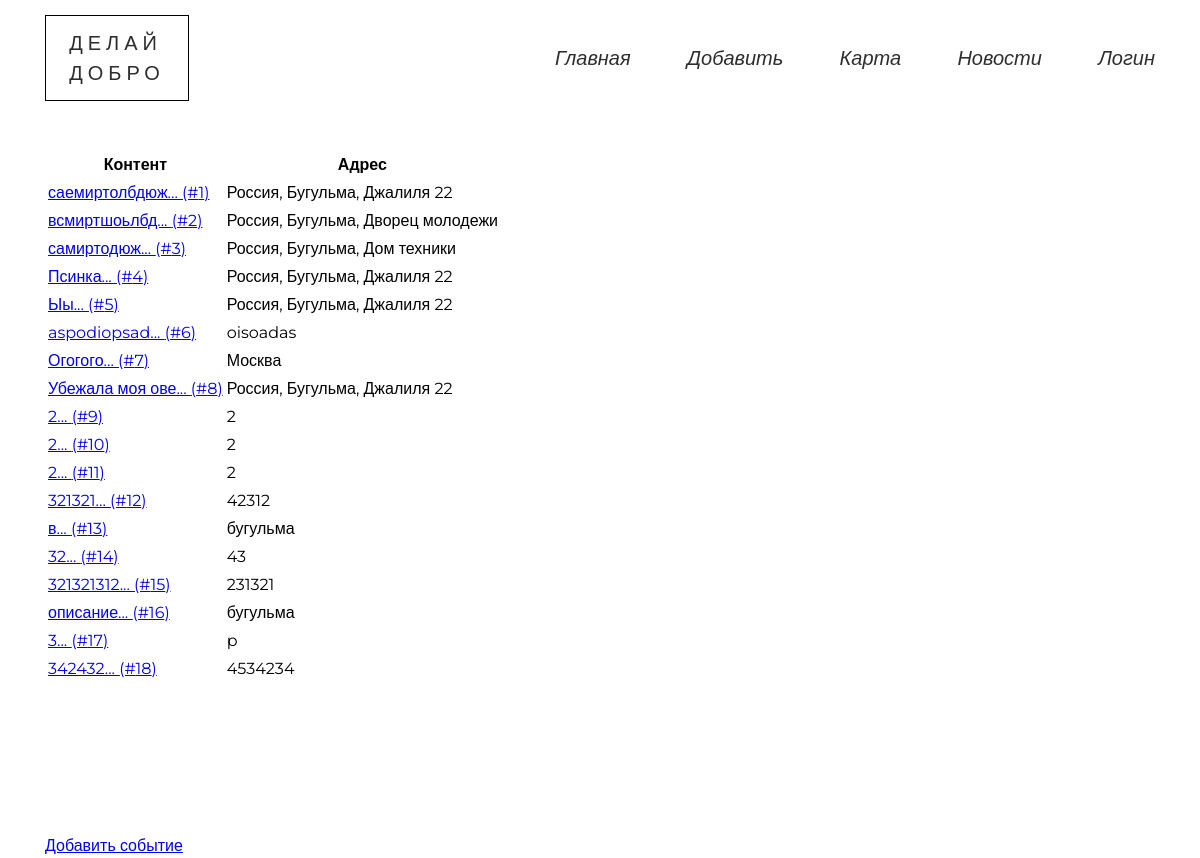
/events/, run on an earlier commit of the app's database.
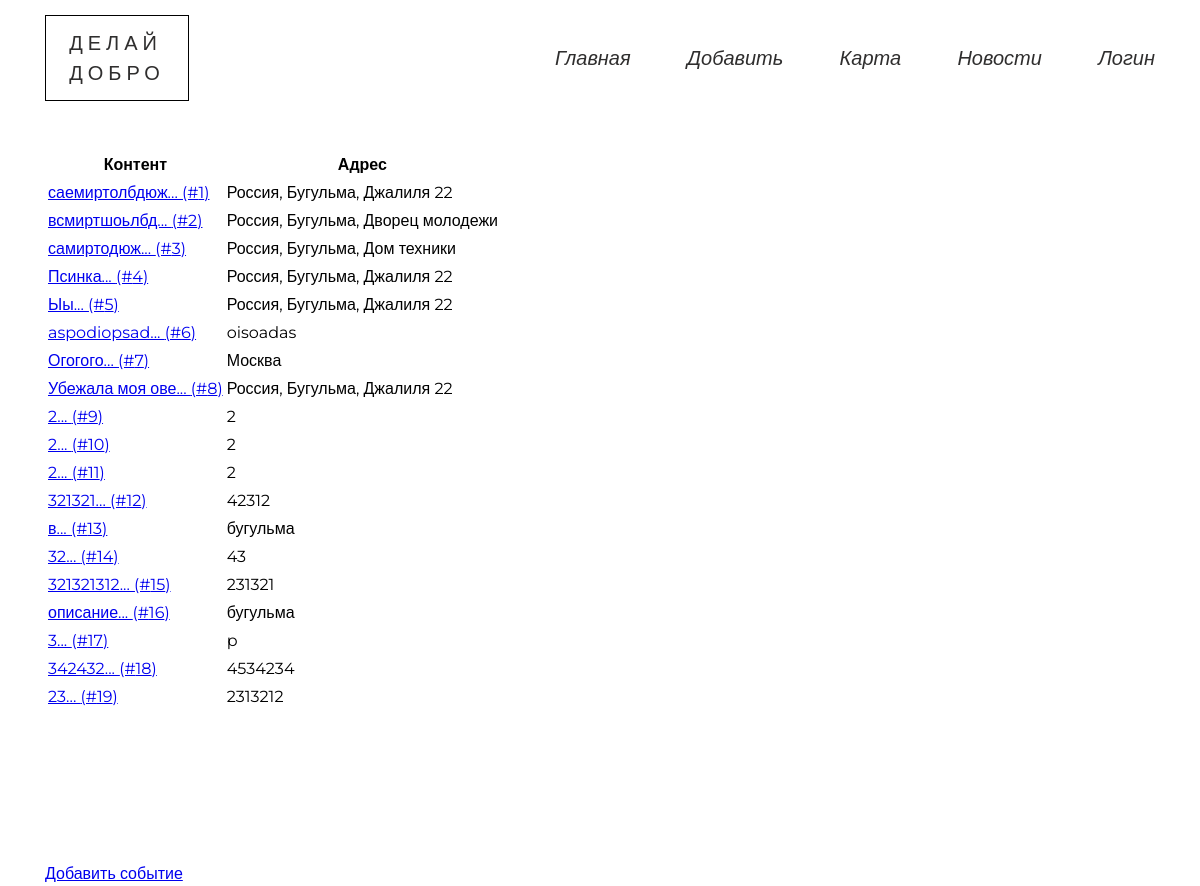
And on a later commit of the database.
### data/model_events.py (models this page shows)
class Event(SqlAlchemyBase, SerializerMixin):
    __tablename__ = 'events'
    id = sqlalchemy.Column(sqlalchemy.Integer,
                           primary_key=True, autoincrement=True)
    address = sqlalchemy.Column(sqlalchemy.String)
    content = sqlalchemy.Column(sqlalchemy.String)
    user_id = sqlalchemy.Column(sqlalchemy.Integer,
                                sqlalchemy.ForeignKey("users.id"))
    photo = sqlalchemy.orm.relation("File", uselist=False)
    map_photo = sqlalchemy.Column(sqlalchemy.String)
    additions = list()

### blueprints/events.py (the view)
@blueprint.route('/events/', methods=['GET', 'POST'])
def events():
    session = db_session.create_session()
    events = session.query(Event).all()
    return render_template('events.html', events=events)

### data/db_session.py (called while the page is built)
def create_session() -> Session:
    global __factory
    return __factory()

### templates/events.html
{% extends "base.html" %}
{% block content %}
<div class="container">
    <table class="average-table">
        <thead>
            <th>Контент</th>
            <th>Адрес</th>
        </thead>
        <tbody>
            {% for event in events %}
                <tr>
                    <td><a href="/event/{{ event.id }}">{{ event.content[:15] + "..." }} (#{{ event.id }})</a></td>
                    <td>{{ event.address }}</td>
                </tr>
            {% endfor %}
        </tbody>
    </table>
    <a href="/add_event" class="add_event" >Добавить событие</a>
</div>
{% endblock %}

### templates/base.html (shortened to what this page needs)
<!DOCTYPE html>
<html lang="en">
<head>
    <link rel="stylesheet" href="/static/css/bootstrap-grid.min.css">
    <link rel="stylesheet" href="/static/css/style.min.css">
</head>
<body>
    <header class="menu">
        <div class="container">
        <div class="menu__wrapper">
            <div class="menu_logo">ДЕЛАЙ <br> ДОБРО</div>
            <ul class="menu_ul" id='menu'>
                <li class="menu_li"><a href="/">Главная</a></li>
                <li class="menu_li"><a href="/add_event">Добавить</a></li>
                <li class="menu_li"><a href="/events">Карта</a></li>
                <li class="menu_li"><a href="/">Новости</a></li>
                {% if current_user.is_authenticated %}
                        <li class="menu_li"><a href="/user/{{ current_user.id }}">Личный кабинет</a></li>
                {% else %}
                        <li class="menu_li go"><a href='/login' style="cursor:pointer;">Логин</a> </li>
                {% endif %}
            </ul>
        </div>
    </header>
    <main>
        <div>
            {% block content %}
            {% endblock %}
        </div>
    </main>
</body>
</html>

What changed in the data, as far as the page shows it:
added Event: content "23...", id "19", address "2313212"
